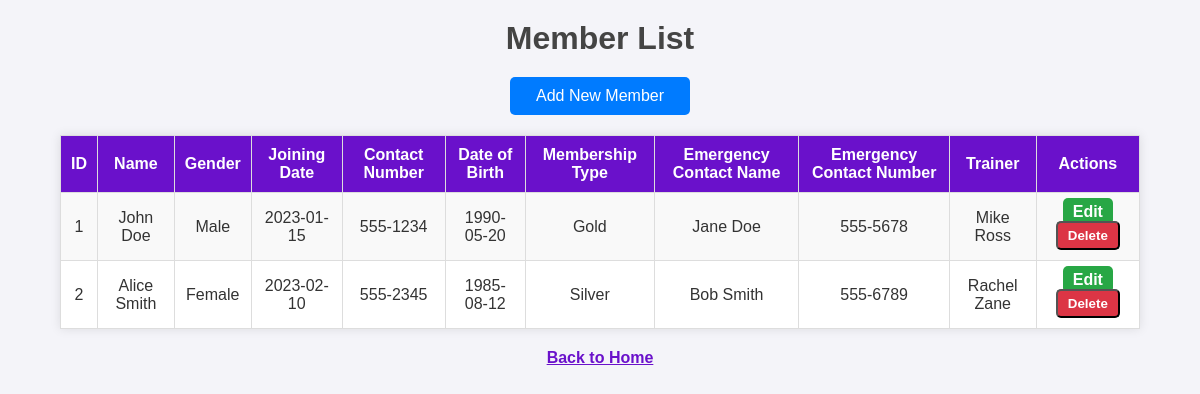
Screenshot of /view_members (signed in) with the database file from the repository.
### tables this page shows
CREATE TABLE Members (
        member_id INTEGER PRIMARY KEY AUTOINCREMENT,
        name TEXT NOT NULL,
        gender TEXT,
        joining_date DATE,
        contact_number TEXT,
        date_of_birth DATE,
        membership_type TEXT,
        emergency_contact_name TEXT,
        emergency_contact_number TEXT,
        trainer_id INTEGER,
        FOREIGN KEY (trainer_id) REFERENCES Trainers(trainer_id) ON DELETE SET NULL
    );

CREATE TABLE Trainers (
        trainer_id INTEGER PRIMARY KEY AUTOINCREMENT,
        name TEXT NOT NULL,
        gender TEXT,
        contact_number TEXT,
        role TEXT,
        experience INTEGER,
        specialty TEXT
    );

### app.py (the view)
@app.route('/view_members')
@login_required
def view_members():
    conn = get_db_connection()
    cursor = conn.cursor()
    cursor.execute('''
        SELECT Members.*, Trainers.name AS trainer_name
        FROM Members
        LEFT JOIN Trainers ON Members.trainer_id = Trainers.trainer_id
    ''')
    members = cursor.fetchall()
    conn.close()
    return render_template('view_members.html', members=members)

### app.py (called while the page is built)
@login_manager.user_loader
def load_user(user_id):
    conn = get_db_connection()
    cursor = conn.cursor()
    cursor.execute('SELECT * FROM Users WHERE user_id = ?', (user_id,))
    user = cursor.fetchone()
    conn.close()
    if user:
        return User(user['user_id'], user['username'], user['password_hash'])
    return None

def get_db_connection():
    conn = sqlite3.connect('gym_management_system.db')
    conn.row_factory = sqlite3.Row
    return conn

### templates/view_members.html (shortened to what this page needs)
<!DOCTYPE html>
<html lang="en">
<head>
</head>
<body>
    <h1>Member List</h1>
    <a href="{{ url_for('add_member') }}" class="add-btn">Add New Member</a>
    <table>
        <tr>
            <th>ID</th>
            <th>Name</th>
            <th>Gender</th>
            <th>Joining Date</th>
            <th>Contact Number</th>
            <th>Date of Birth</th>
            <th>Membership Type</th>
            <th>Emergency Contact Name</th>
            <th>Emergency Contact Number</th>
            <th>Trainer</th>
            <th>Actions</th>
        </tr>
        {% for member in members %}
        <tr>
            <td>{{ member['member_id'] }}</td>
            <td>{{ member['name'] }}</td>
            <td>{{ member['gender'] }}</td>
            <td>{{ member['joining_date'] }}</td>
            <td>{{ member['contact_number'] }}</td>
            <td>{{ member['date_of_birth'] }}</td>
            <td>{{ member['membership_type'] }}</td>
            <td>{{ member['emergency_contact_name'] }}</td>
            <td>{{ member['emergency_contact_number'] }}</td>
            <td>
                {{ member['trainer_name'] if member['trainer_name'] else "No Trainer Assigned" }}
            </td>
            <td>
                <a href="{{ url_for('edit_member', member_id=member['member_id']) }}" class="action-btn edit">Edit</a>
                <form action="{{ url_for('delete_member', member_id=member['member_id']) }}" method="POST" style="display:inline;">
                    <button type="submit" class="action-btn delete" onclick="return confirm('Are you sure you want to delete this member?');">Delete</button>
                </form>
            </td>
        </tr>
        {% endfor %}
    </table>
    <a href="{{ url_for('index') }}" style="display: block; text-align: center; margin-top: 20px; font-weight: bold; color: #6a11cb;">Back to Home</a>
</body>
</html>

### templates/view_members.html (style rules this page uses)
body { font-family: Arial, sans-serif; background-color: #f4f4f9; margin: 0; padding: 0; color: #333; }
h1 { text-align: center; color: #444; margin: 20px 0; }
table { width: 90%; margin: 20px auto; border-collapse: collapse; background-color: white; box-shadow: 0 0 10px rgba(0, 0, 0, 0.1); }
th, td { padding: 10px; border: 1px solid #ddd; text-align: center; }
th { background-color: #6a11cb; color: white; }
tr:nth-child(even) { background-color: #f9f9f9; }
.action-btn { padding: 5px 10px; color: white; text-decoration: none; border-radius: 5px; font-weight: bold; }
.edit { background-color: #28a745; }
.delete { background-color: #dc3545; }
.add-btn { display: block; margin: 20px auto; width: 150px; text-align: center; background-color: #007bff; color: white; padding: 10px 15px; text-decoration: none; border-radius: 5px; }

### rows the page displays
Members: member_id "1", name "John Doe", gender "Male", joining_date "2023-01-15", contact_number "555-1234", date_of_birth "1990-05-20", membership_type "Gold", emergency_contact_name "Jane Doe", emergency_contact_number "555-5678", name "Mike Ross"
Members: member_id "2", name "Alice Smith", gender "Female", joining_date "2023-02-10", contact_number "555-2345", date_of_birth "1985-08-12", membership_type "Silver", emergency_contact_name "Bob Smith", emergency_contact_number "555-6789", name "Rachel Zane"
